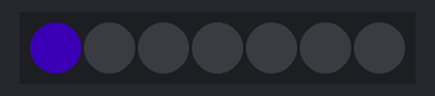
A sketch run on a simulated ESP32. On the bench: 7 RGB LEDs in strip order, left to right. Dim RGB values are drawn brighter than linear; WiFi joins after 1.5 s; servers stay silent unless stated; network time is answered at once with the bench clock; the local clock reads 2024-03-15 10:24:30 at power-on unless the sketch sets it; what the sketch prints to the serial monitor is not drawn.

Above: at 0.1 s.
At 0.7 s:
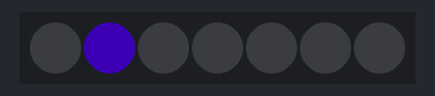
At 1.3 s:
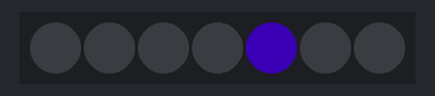
At 1.8 s:
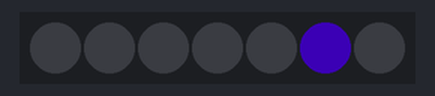
Timing chart, 0 to 3.7 s (numbered marks = the images above):
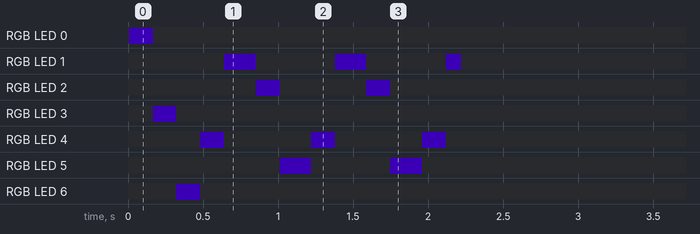

The sketch:

Get_Server.ino
```cpp
//  連接網路與連接網址所需的Library
#include <WiFi.h>
#include <HTTPClient.h>

//  解碼取得的資料所需的Library
#include <ArduinoJson.h>

//  取得的現在時間所需的Libraray
#include <WiFiUdp.h>
#include <NTPClient.h>

//  使用WS2812所需的Library
#include <FastLED.h>

#define NUM_LEDS 7  //定義全彩LED數量
#define DATA_PIN 2  //定義全彩LED訊號腳位
#define BRIGHTNESS 64 //定義亮度
CRGB faya_colorSticker[NUM_LEDS];  //定義FastLED類別

int rainbow16[16][3]={{ 85,   0, 255},    //紫  星期日
                      {255,   0,   0},    //紅  星期一
                      {255,  85,   0},    //橙  星期二
                      {255, 255,   0},    //黃  星期三
                      {  0, 255,   0},    //綠  星期四
                      {  0, 255, 255},    //青  星期五
                      {  0,   0, 255}};   //藍  星期六

//  WiFi帳號與密碼
char* ssid = "Xiaomi 13";
char* password = "45184518";

//  定義偵測按鈕狀態
int pin[7] = {12, 14, 27, 26, 25, 33, 32};
int sw = 0;
//  定義millis()需要用的時間
long t1, t2, t3;

//  設定所在的時區與現在時間
const long utcOffsetInSeconds = 28800;
WiFiUDP ntpUDP;
NTPClient timeClient(ntpUDP, "pool.ntp.org", utcOffsetInSeconds);
//  取得現在時間
int days, hours, minutes, seconds;

//  定義需使用的網址
String Url = "https://1k27tssj-5000.asse.devtunnels.ms";
String url;
//  取得的資料
String payload;
//  定義動態json文件
DynamicJsonDocument doc(1024);
DynamicJsonDocument doc1(1024);
//  定義取得的指定時間與資料
String IDs;
int morning_time_hours, morning_time_minutes;
int noon_time_hours, noon_time_minutes;
int night_time_hours, night_time_minutes;
int beforebed_time_hours, beforebed_time_minutes;

void setup() {
  //  設定串列全彩LED參數
  FastLED.addLeds<WS2812B, DATA_PIN, GRB>(faya_colorSticker, NUM_LEDS);
  FastLED.setBrightness(BRIGHTNESS);
  FastLED.clear();
  FastLED.show();
  Serial.begin(115200);
  //  設定按鈕腳位
  for(int i = 0; i < 7; i++){
    pinMode(pin[i],INPUT);
  }
  //  連接網路
  Serial.print("連線網路中");
  WiFi.begin(ssid,password);
  while(WiFi.status() != WL_CONNECTED){
    for(int i = 0;i <= 6; i++){
      faya_colorSticker[i] = CRGB{rainbow16[days][0],rainbow16[days][1],rainbow16[days][2]};
      FastLED.show();

      delay(50);

      FastLED.clear();
      FastLED.show();
    }
    for(int i = 6;i >= 0; i--){
      faya_colorSticker[i] = CRGB{rainbow16[days][0],rainbow16[days][1],rainbow16[days][2]};
      FastLED.show();

      delay(50);

      FastLED.clear();
      FastLED.show();
    }
  }
  Serial.println("");
  Serial.println("網路已連接");
  // 初始化 time client
  timeClient.begin();
}

void loop() {
  //  偵測是否有段連
  while(WiFi.status() != WL_CONNECTED){
    for(int i = 0;i <= 6; i++){
      faya_colorSticker[i] = CRGB{rainbow16[days][0],rainbow16[days][1],rainbow16[days][2]};
      FastLED.show();

      delay(50);

      FastLED.clear();
      FastLED.show();
    }
    for(int i = 6;i >= 0; i--){
      faya_colorSticker[i] = CRGB{rainbow16[days][0],rainbow16[days][1],rainbow16[days][2]};
      FastLED.show();

      delay(50);

      FastLED.clear();
      FastLED.show();
    }
  }
  //  更新指定資料
  if(millis() - t1 >= 10000){
    t1 = millis();

    upgradedata();

    Serial.print(morning_time_hours);
    Serial.println(morning_time_minutes);
    Serial.print(noon_time_hours);
    Serial.println(noon_time_minutes);
    Serial.print(night_time_hours);
    Serial.println(night_time_minutes);
    Serial.print(beforebed_time_hours);
    Serial.println(beforebed_time_minutes);
  }
  //  取得現在時間
  if(millis() - t2 >= 1000){
    t2 = millis();

    Gettime();
  }
  //  指示吃藥
  timeUP();
}

//  寄出http請求後，取得資料
void sendHttpRequest(String Urls) {
  //  創建一個HTTP物件
  HTTPClient http;

  // Send HTTP GET request to URL
  http.begin(Urls);
  int httpCode = http.GET();

  // Check the HTTP response
  if (httpCode > 0) {
    if (httpCode == HTTP_CODE_OK) {
      payload = http.getString();
      Serial.println(payload);
      // Close the HTTP connection
    } else {
      Serial.println("Request failed with HTTP error code: " + String(httpCode));
    }
  } else {
    Serial.println("Unable to connect to URL.");
  }

  // Close the HTTP connection
  http.end();
}
//  更新指定資料
void upgradedata(){
  url = Url + "/data";
  sendHttpRequest(url);

  deserializeJson(doc,payload);
  JsonObject obj = doc.as<JsonObject>();
  String user = obj["user"];
  deserializeJson(doc1, user);
  JsonObject obj1 = doc1.as<JsonObject>();

  String ID = obj1["ID"];
  String morning_time[2] = {obj1["morning_time"][0], obj1["morning_time"][1]};
  String noon_time[2] = {obj1["noon_time"][0], obj1["noon_time"][1]};
  String night_time[2] = {obj1["night_time"][0], obj1["night_time"][0]};
  String beforebed_time[2] = {obj1["beforebed_time"][0], obj1["beforebed_time"][1]};

  IDs = ID;
  morning_time_hours = morning_time[0].toInt();
  morning_time_minutes = morning_time[1].toInt();
  noon_time_hours = noon_time[0].toInt();
  noon_time_minutes = noon_time[1].toInt();
  night_time_hours = night_time[0].toInt();
  night_time_minutes  = night_time[1].toInt();
  beforebed_time_hours = beforebed_time[0].toInt();
  beforebed_time_minutes = beforebed_time[1].toInt();
}
//  取得現在時間
void Gettime(){
  timeClient.update();

  days = timeClient.getDay();
  hours = timeClient.getHours();
  minutes = timeClient.getMinutes();
  seconds = timeClient.getSeconds();
  Serial.println(minutes);
}
//  指示吃藥
void timeUP(){
  url = Url + "/" +IDs;
  //  偵測現在時間是否到了指定時間
  if(hours == morning_time_hours && minutes == morning_time_minutes && seconds <= 1){
    Serial.println("Success");

    while(true){
      //  設定 WS2812 的顏色
      faya_colorSticker[days] = CRGB{rainbow16[days][0],rainbow16[days][1],rainbow16[days][2]};
      //  更新 WS2818 的顏色
      FastLED.show();
      if(millis() - t3 >= 20){
        if (sw != digitalRead(pin[days])){
          sw = digitalRead(pin[days]);
          if(sw == 1){
            FastLED.clear();
            FastLED.show();
            sendHttpRequest(url);
            break;
          }
          else{
            sw = 0;
          }
        }
      }
    }
  }
  else if(hours == noon_time_hours && minutes == noon_time_minutes && seconds <= 1){
    Serial.println("Success");
    while(true){
      //  設定 WS2812 的顏色
      faya_colorSticker[days] = CRGB{rainbow16[days][0],rainbow16[days][1],rainbow16[days][2]};
      //  更新 WS2818 的顏色
      FastLED.show();
      if(millis() - t3 >= 20){
        if (sw != digitalRead(pin[days])){
          sw = digitalRead(pin[days]);
          if(sw == 1){
            FastLED.clear();
            FastLED.show();
            sendHttpRequest(url);
            break;
          }
          else{
            sw = 0;
          }
        }
      }
    }
  }
  else if(hours == night_time_hours && minutes == night_time_minutes && seconds <= 1){
    Serial.println("Success");
    while(true){
      //  設定 WS2812 的顏色
      faya_colorSticker[days] = CRGB{rainbow16[days][0],rainbow16[days][1],rainbow16[days][2]};
      //  更新 WS2818 的顏色
      FastLED.show();
      if(millis() - t3 >= 20){
        if (sw != digitalRead(pin[days])){
          sw = digitalRead(pin[days]);
          if(sw == 1){
            FastLED.clear();
            FastLED.show();
            sendHttpRequest(url);
            break;
          }
          else{
            sw = 0;
          }
        }
      }
    }
  }
  else if(hours == beforebed_time_hours && minutes == beforebed_time_minutes && seconds <= 1){
    Serial.println("Success");
    while(true){
      //  設定 WS2812 的顏色
      faya_colorSticker[days] = CRGB{rainbow16[days][0],rainbow16[days][1],rainbow16[days][2]};
      //  更新 WS2818 的顏色
      FastLED.show();
      if(millis() - t3 >= 20){
        if (sw != digitalRead(pin[days])){
          sw = digitalRead(pin[days]);
          if(sw == 1){
            FastLED.clear();
            FastLED.show();
            sendHttpRequest(url);
            break;
          }
          else{
            sw = 0;
          }
        }
      }
    }
  }
}
```
